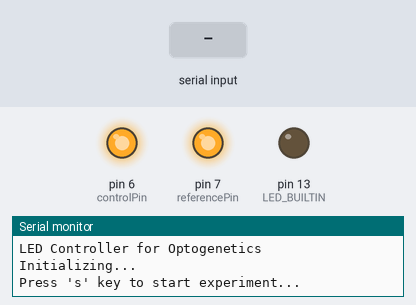
Simulated run of this sketch. Board: Arduino Uno, built with avr-gcc and run on an emulated ATmega328P. Parts: output pins drawn as LEDs (lit = HIGH), the last lines printed to the serial monitor. Dashed ring = blinking. The inputs (shaded band) are chosen by the test bench.

Above: at 1.2 s.
1.3 s: "s" received over Serial
At 2.9 s:
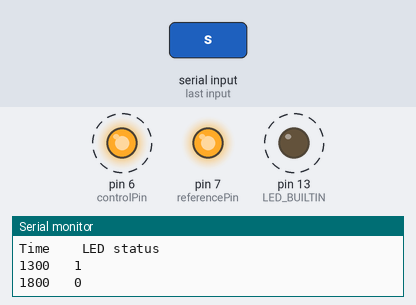
4.3 s: "c" received over Serial
At 5.3 s:
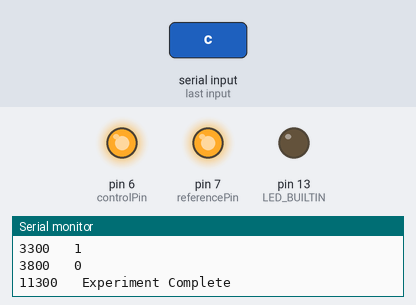
Timing chart, 0 to 7.3 s (numbered marks = the images above; inputs shaded):
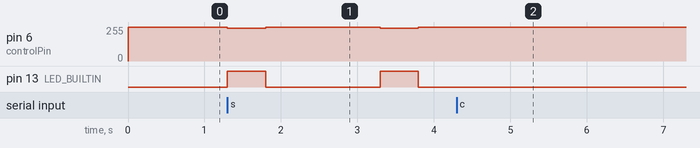

The sketch:

OptoLEDcontroller.ino
```cpp
// Length of flash that LED is on, in milliseconds
#define LEDonTime 500

// Interval between LED flashes, in milliseconds
#define LEDinterval 2000

// Total length of experiment, in milliseconds
// Note: if the experiment ends when LED is on, LED will turn off immediately
#define totalExperimentTime 10*1000

// Define brightness on scale from 0-255
// LEDonValue is used because driver is active-low
#define brightness 10
#define OptoLEDon 255-brightness
#define OptoLEDoff 255

/************************************************************************/
// Define states for state machine
#define initialPseudoState 0
#define standby 1
#define lightOn 2
#define lightOff 3

/************************************************************************/
// Define events
#define GOTO_STANDBY 0
#define BEGIN_EXPERIMENT 1
#define LED_FLASH_TIMER_EXPIRED 2
#define LED_INTERVAL_TIMER_EXPIRED 3
#define EXPERIMENT_COMPLETE 4

/************************************************************************/
// Define readable names
#define controlPin 6
#define referencePin 7
// For digital outputs
#define LEDoff HIGH
#define LEDon LOW

/************************************************************************/
// Declare  functions
void runStateMachine(char);

/************************************************************************/
// Declare variables
char currentState = initialPseudoState;
unsigned long lightOnTime;
unsigned long lightOffTime;
unsigned long experimentEndTime = totalExperimentTime;


void setup() {
/************************************************************************/
  // setup serial port to PC
  Serial.begin(9600);
  Serial.println("LED Controller for Optogenetics");
  Serial.println("Initializing...");

/************************************************************************/
  // check to make sure parameters are legal
  if (LEDonTime > LEDinterval) {
    Serial.print("Warning: LED on time is greater than the interval between flashes. Controller may not behave as expected.");
  }


/************************************************************************/
  // setup pins

  // analog output to PWM LED driver
  pinMode(controlPin, OUTPUT); // use digital I/O for simple testing
//  digitalWrite(controlPin, LEDoff); // start with LEDs off
  analogWrite(controlPin, OptoLEDoff);

  // analog output for LED driver reference
  pinMode(referencePin, OUTPUT);
  digitalWrite(referencePin, HIGH); // reference stays at 5V

  // digital output for LED on Arduino board
  pinMode(LED_BUILTIN, OUTPUT);
  digitalWrite(LED_BUILTIN, LOW); // make sure light is off to start

/************************************************************************/
  // setup timers


/************************************************************************/


runStateMachine(GOTO_STANDBY);
Serial.println("Press 's' key to start experiment...");

}

void loop() {
  // put your main code here, to run repeatedly:

  unsigned long currentTime = millis();

  // event checker to see if LED flash timer expired
  if (currentTime >= lightOffTime) {
    runStateMachine(LED_FLASH_TIMER_EXPIRED); // send timer event
    lightOffTime += LEDinterval; // reset timer for next time
  }

  // event checker to see if it's time to turn LED on
  if (currentTime >= lightOnTime) {
    runStateMachine(LED_INTERVAL_TIMER_EXPIRED); // send timer event
    lightOnTime += LEDinterval; // reset timer for next time
  }

  // event checker to see if experiment is over yet
  if (currentTime >= experimentEndTime) {
    runStateMachine(EXPERIMENT_COMPLETE); // send timer event
  }

  // event checker for keystrokes from PC
  if (Serial.available() > 0) {
    char characterReceived = Serial.read();
    if (characterReceived == 's') {
      runStateMachine(BEGIN_EXPERIMENT);
    }
    else if (characterReceived == 'i') {
      runStateMachine(LED_INTERVAL_TIMER_EXPIRED);
    }
    else if (characterReceived == 'o') {
      runStateMachine(LED_FLASH_TIMER_EXPIRED);
    }
    else if (characterReceived == 'c') {
      runStateMachine(EXPERIMENT_COMPLETE);
    }

  }


}

void runStateMachine(char event) {
  switch (currentState) {
    case initialPseudoState:
      // we start here
      switch (event) {
        case GOTO_STANDBY: // we only care about this event when starting
          digitalWrite(LED_BUILTIN, LOW); // make sure light is off
//          digitalWrite(controlPin, LEDoff); // make sure light is off
          analogWrite(controlPin, OptoLEDoff);


          currentState = standby; // move into standby state when experiment starts
          break;
      }
    break;

    case standby:
      // LEDs off
      // no print statements to computer
      // no response to timer expiring
      // waiting for experiment to start

      switch (event) {
        case BEGIN_EXPERIMENT:
          digitalWrite(LED_BUILTIN, HIGH);
//          digitalWrite(controlPin, LEDon);
          analogWrite(controlPin, OptoLEDon);


          lightOnTime = millis();
          lightOffTime = lightOnTime + LEDonTime;
          experimentEndTime = lightOnTime + totalExperimentTime;
          Serial.println("Time \t LED status");
          Serial.print(lightOnTime);
          Serial.println("\t 1");

          currentState = lightOn;
          break;
      }
    break;

    case lightOn:
      // LEDs on at desired brightness until timer expires

      switch (event) {
        case LED_FLASH_TIMER_EXPIRED:
          digitalWrite(LED_BUILTIN, LOW); // turn off LED
//          digitalWrite(controlPin, LEDoff);
          analogWrite(controlPin, OptoLEDoff);


          Serial.print(lightOffTime); // record time
          Serial.println("\t 0");

          currentState = lightOff;
          break;

        case EXPERIMENT_COMPLETE:
          digitalWrite(LED_BUILTIN, LOW); // turn off LED
//          digitalWrite(controlPin, LEDoff);
          analogWrite(controlPin, OptoLEDoff);


          Serial.print(experimentEndTime);
          Serial.println("\t Experiment Complete");

          currentState = standby;
          break;
      }
    break;

    case lightOff:
      // LEDs off

      switch (event) {
        case LED_INTERVAL_TIMER_EXPIRED:
          digitalWrite(LED_BUILTIN, HIGH); // turn on LED
//          digitalWrite(controlPin, LEDon);
          analogWrite(controlPin, OptoLEDon);


          Serial.print(lightOnTime);  // record status
          Serial.println("\t 1");

          currentState = lightOn;
          break;

        case EXPERIMENT_COMPLETE:
          digitalWrite(LED_BUILTIN, LOW); // turn off LED
//          digitalWrite(controlPin, LEDoff);
          analogWrite(controlPin, OptoLEDoff);


          Serial.print(experimentEndTime);
          Serial.println("\t Experiment Complete");

          currentState = standby;
          break;
      }

      break;

  }
}
```

Measured:
- after the input at 1.3 s, pin 6 (controlPin): alternates 255/255 for 1.5 s and 245/255 for 0.50 s, starting at once; pin 13 (LED_BUILTIN): alternates HIGH for 0.50 s and LOW for 1.5 s, starting at once
- after the input at 4.3 s, pin 6 (controlPin): stops changing and stays 255/255; pin 13 (LED_BUILTIN): stops changing and stays LOW
